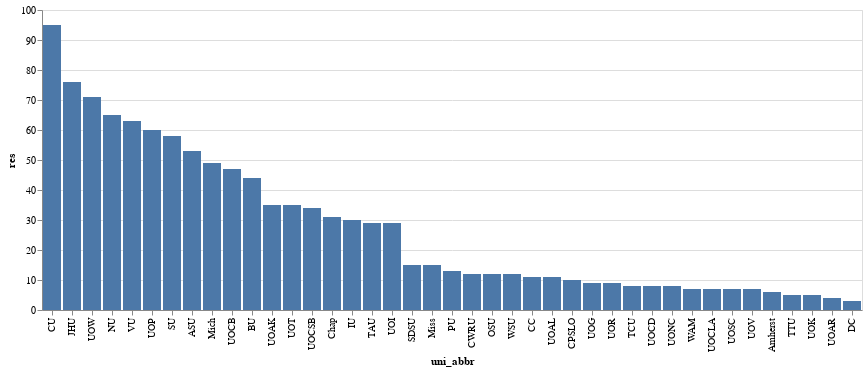

Notebook code cell kept with this figure:
### Markdown cell above
If we were inrested more than total num, but specific type as well, we could use a `transform_filter` to only encodes data items that satisfy the filter expresion, and no need to **filter the original data** with pandas.

### Code cell
# Filter for each data item (datum), response type is no
chart.mark_bar().encode(
    alt.X("uni_abbr:N", sort="-y"),
    alt.Y("res"),
    alt.Tooltip("uni")
).transform_filter(
    (alt.datum.type=="No")
).interactive()

### Figure 1 — Vega-Lite specification as saved in the notebook (floating-point values rounded to 4 significant figures)
{"config": {"view": {"continuousWidth": 400, "continuousHeight": 300}}, "data": {"name": "data-625a034231e7cf75ff53895cdf90a07a"}, "mark": "bar", "encoding": {"tooltip": {"field": "uni", "type": "nominal"}, "x": {"field": "uni_abbr", "sort": "-y", "type": "nominal"}, "y": {"field": "res", "type": "quantitative"}}, "selection": {"selector003": {"type": "interval", "bind": "scales", "encodings": ["x", "y"]}}, "transform": [{"filter": "(datum.type === 'No')"}], "$schema": "https://vega.github.io/schema/vega-lite/v4.17.0.json", "datasets": {"data-625a034231e7cf75ff53895cdf90a07a": [{"uni": "Appalachian State University", "type": "Nonuse", "res": 46, "pct": 0.4, "state": "North Carolina", "region": "south", "uni_abbr": "ASU"}, {"uni": "Appalachian State University", "type": "No", "res": 53, "pct": 0.461, "state": "North Carolina", "region": "south", "uni_abbr": "ASU"}, {"uni": "Appalachian State University", "type": "Yes", "res": 16, "pct": 0.139, "state": "North Carolina", "region": "south", "uni_abbr": "ASU"}, {"uni": "Butler University", "type": "Nonuse", "res": 17, "pct": 0.25, "state": "Indiana", "region": "midwest", "uni_abbr": "BU"}, {"uni": "Butler University", "type": "No", "res": 44, "pct": 0.647, "state": "Indiana", "region": "midwest", "uni_abbr": "BU"}, {"uni": "Butler University", "type": "Yes", "res": 7, "pct": 0.103, "state": "Indiana", "region": "midwest", "uni_abbr": "BU"}, {"uni": "Cal Poly San Luis Obispo", "type": "Nonuse", "res": 7, "pct": 0.28, "state": "California", "region": "pacific", "uni_abbr": "CPSLO"}, {"uni": "Cal Poly San Luis Obispo", "type": "No", "res": 10, "pct": 0.4, "state": "California", "region": "pacific", "uni_abbr": "CPSLO"}, {"uni": "Cal Poly San Luis Obispo", "type": "Yes", "res": 8, "pct": 0.32, "state": "California", "region": "pacific", "uni_abbr": "CPSLO"}, {"uni": "Case Western Reserve University", "type": "Nonuse", "res": 12, "pct": 0.387, "state": "Ohio", "region": "midwest", "uni_abbr": "CWRU"}, {"uni": "Case Western Reserve University", "type": "No", "res": 12, "pct": 0.387, "state": "Ohio", "region": "midwest", "uni_abbr": "CWRU"}, {"uni": "Case Western Reserve University", "type": "Yes", "res": 7, "pct": 0.226, "state": "Ohio", "region": "midwest", "uni_abbr": "CWRU"}, {"uni": "Chapman University", "type": "Nonuse", "res": 19, "pct": 0.302, "state": "California", "region": "pacific", "uni_abbr": "Chap"}, {"uni": "Chapman University", "type": "No", "res": 31, "pct": 0.492, "state": "California", "region": "pacific", "uni_abbr": "Chap"}, {"uni": "Chapman University", "type": "Yes", "res": 13, "pct": 0.206, "state": "California", "region": "pacific", "uni_abbr": "Chap"}, {"uni": "Colby College", "type": "Nonuse", "res": 2, "pct": 0.143, "state": "Maine", "region": "northeast", "uni_abbr": "CC"}, {"uni": "Colby College", "type": "No", "res": 11, "pct": 0.786, "state": "Maine", "region": "northeast", "uni_abbr": "CC"}, {"uni": "Colby College", "type": "Yes", "res": 1, "pct": 0.071, "state": "Maine", "region": "northeast", "uni_abbr": "CC"}, {"uni": "College of William and Mary", "type": "Nonuse", "res": 6, "pct": 0.375, "state": "Virginia", "region": "south", "uni_abbr": "WAM"}, {"uni": "College of William and Mary", "type": "No", "res": 7, "pct": 0.438, "state": "Virginia", "region": "south", "uni_abbr": "WAM"}, {"uni": "College of William and Mary", "type": "Yes", "res": 3, "pct": 0.188, "state": "Virginia", "region": "south", "uni_abbr": "WAM"}, {"uni": "Cornell University", "type": "Nonuse", "res": 51, "pct": 0.264, "state": "New York", "region": "northeast", "uni_abbr": "CU"}, {"uni": "Cornell University", "type": "No", "res": 95, "pct": 0.492, "state": "New York", "region": "northeast", "uni_abbr": "CU"}, {"uni": "Cornell University", "type": "Yes", "res": 47, "pct": 0.244, "state": "New York", "region": "northeast", "uni_abbr": "CU"}, {"uni": "Dartmouth College", "type": "Nonuse", "res": 2, "pct": 0.2, "state": "New Hampshire", "region": "northeast", "uni_abbr": "DC"}, {"uni": "Dartmouth College", "type": "No", "res": 3, "pct": 0.3, "state": "New Hampshire", "region": "northeast", "uni_abbr": "DC"}, {"uni": "Dartmouth College", "type": "Yes", "res": 5, "pct": 0.5, "state": "New Hampshire", "region": "northeast", "uni_abbr": "DC"}, {"uni": "Indiana University", "type": "Nonuse", "res": 5, "pct": 0.114, "state": "Indiana", "region": "midwest", "uni_abbr": "IU"}, {"uni": "Indiana University", "type": "No", "res": 30, "pct": 0.682, "state": "Indiana", "region": "midwest", "uni_abbr": "IU"}, {"uni": "Indiana University", "type": "Yes", "res": 9, "pct": 0.205, "state": "Indiana", "region": "midwest", "uni_abbr": "IU"}, {"uni": "Johns Hopkins University", "type": "Nonuse", "res": 29, "pct": 0.21, "state": "Maryland", "region": "northeast", "uni_abbr": "JHU"}, {"uni": "Johns Hopkins University", "type": "No", "res": 76, "pct": 0.551, "state": "Maryland", "region": "northeast", "uni_abbr": "JHU"}, {"uni": "Johns Hopkins University", "type": "Yes", "res": 33, "pct": 0.239, "state": "Maryland", "region": "northeast", "uni_abbr": "JHU"}, {"uni": "Northwestern University", "type": "Nonuse", "res": 24, "pct": 0.2, "state": "Illinois", "region": "midwest", "uni_abbr": "NU"}, {"uni": "Northwestern University", "type": "No", "res": 65, "pct": 0.542, "state": "Illinois", "region": "midwest", "uni_abbr": "NU"}, {"uni": "Northwestern University", "type": "Yes", "res": 31, "pct": 0.258, "state": "Illinois", "region": "midwest", "uni_abbr": "NU"}, {"uni": "Ohio State University", "type": "Nonuse", "res": 1, "pct": 0.053, "state": "Ohio", "region": "midwest", "uni_abbr": "OSU"}, {"uni": "Ohio State University", "type": "No", "res": 12, "pct": 0.632, "state": "Ohio", "region": "midwest", "uni_abbr": "OSU"}, {"uni": "Ohio State University", "type": "Yes", "res": 6, "pct": 0.316, "state": "Ohio", "region": "midwest", "uni_abbr": "OSU"}, {"uni": "Purdue University", "type": "Nonuse", "res": 8, "pct": 0.308, "state": "Indiana", "region": "midwest", "uni_abbr": "PU"}, {"uni": "Purdue University", "type": "No", "res": 13, "pct": 0.5, "state": "Indiana", "region": "midwest", "uni_abbr": "PU"}, {"uni": "Purdue University", "type": "Yes", "res": 5, "pct": 0.192, "state": "Indiana", "region": "midwest", "uni_abbr": "PU"}, {"uni": "San Diego State University", "type": "Nonuse", "res": 6, "pct": 0.231, "state": "California", "region": "pacific", "uni_abbr": "SDSU"}, {"uni": "San Diego State University", "type": "No", "res": 15, "pct": 0.577, "state": "California", "region": "pacific", "uni_abbr": "SDSU"}, {"uni": "San Diego State University", "type": "Yes", "res": 5, "pct": 0.192, "state": "California", "region": "pacific", "uni_abbr": "SDSU"}, {"uni": "Stanford University", "type": "Nonuse", "res": 37, "pct": 0.343, "state": "California", "region": "pacific", "uni_abbr": "SU"}, {"uni": "Stanford University", "type": "No", "res": 58, "pct": 0.537, "state": "California", "region": "pacific", "uni_abbr": "SU"}, {"uni": "Stanford University", "type": "Yes", "res": 13, "pct": 0.12, "state": "California", "region": "pacific", "uni_abbr": "SU"}, {"uni": "Texas A&M University", "type": "Nonuse", "res": 12, "pct": 0.222, "state": "Texas", "region": "mountain", "uni_abbr": "TAU"}, {"uni": "Texas A&M University", "type": "No", "res": 29, "pct": 0.537, "state": "Texas", "region": "mountain", "uni_abbr": "TAU"}, {"uni": "Texas A&M University", "type": "Yes", "res": 13, "pct": 0.241, "state": "Texas", "region": "mountain", "uni_abbr": "TAU"}, {"uni": "Texas Christian University", "type": "Nonuse", "res": 10, "pct": 0.385, "state": "Texas", "region": "mountain", "uni_abbr": "TCU"}, {"uni": "Texas Christian University", "type": "No", "res": 8, "pct": 0.308, "state": "Texas", "region": "mountain", "uni_abbr": "TCU"}, {"uni": "Texas Christian University", "type": "Yes", "res": 8, "pct": 0.308, "state": "Texas", "region": "mountain", "uni_abbr": "TCU"}, {"uni": "Texas Tech University", "type": "Nonuse", "res": 5, "pct": 0.385, "state": "Texas", "region": "mountain", "uni_abbr": "TTU"}, {"uni": "Texas Tech University", "type": "No", "res": 5, "pct": 0.385, "state": "Texas", "region": "mountain", "uni_abbr": "TTU"}, {"uni": "Texas Tech University", "type": "Yes", "res": 3, "pct": 0.231, "state": "Texas", "region": "mountain", "uni_abbr": "TTU"}, {"uni": "UMass Amherst", "type": "Nonuse", "res": 3, "pct": 0.25, "state": "Massachusetts", "region": "northeast", "uni_abbr": "Amherst"}, {"uni": "UMass Amherst", "type": "No", "res": 6, "pct": 0.5, "state": "Massachusetts", "region": "northeast", "uni_abbr": "Amherst"}, {"uni": "UMass Amherst", "type": "Yes", "res": 3, "pct": 0.25, "state": "Massachusetts", "region": "northeast", "uni_abbr": "Amherst"}, {"uni": "University of Alabama", "type": "Nonuse", "res": 2, "pct": 0.133, "state": "Alabama", "region": "south", "uni_abbr": "UOAL"}, {"uni": "University of Alabama", "type": "No", "res": 11, "pct": 0.733, "state": "Alabama", "region": "south", "uni_abbr": "UOAL"}, {"uni": "University of Alabama", "type": "Yes", "res": 2, "pct": 0.133, "state": "Alabama", "region": "south", "uni_abbr": "UOAL"}, {"uni": "University of Arizona", "type": "Nonuse", "res": 3, "pct": 0.273, "state": "Arizona", "region": "pacific", "uni_abbr": "UOAR"}, {"uni": "University of Arizona", "type": "No", "res": 4, "pct": 0.364, "state": "Arizona", "region": "pacific", "uni_abbr": "UOAR"}, {"uni": "University of Arizona", "type": "Yes", "res": 4, "pct": 0.364, "state": "Arizona", "region": "pacific", "uni_abbr": "UOAR"}, {"uni": "University of Arkansas", "type": "Nonuse", "res": 19, "pct": 0.288, "state": "Arkansas", "region": "south", "uni_abbr": "UOAK"}, {"uni": "University of Arkansas", "type": "No", "res": 35, "pct": 0.53, "state": "Arkansas", "region": "south", "uni_abbr": "UOAK"}, {"uni": "University of Arkansas", "type": "Yes", "res": 12, "pct": 0.182, "state": "Arkansas", "region": "south", "uni_abbr": "UOAK"}, {"uni": "University of California, Berkeley", "type": "Nonuse", "res": 19, "pct": 0.209, "state": "California", "region": "pacific", "uni_abbr": "UOCB"}, {"uni": "University of California, Berkeley", "type": "No", "res": 47, "pct": 0.516, "state": "California", "region": "pacific", "uni_abbr": "UOCB"}, {"uni": "University of California, Berkeley", "type": "Yes", "res": 25, "pct": 0.275, "state": "California", "region": "pacific", "uni_abbr": "UOCB"}, {"uni": "University of California, Davis", "type": "Nonuse", "res": 6, "pct": 0.353, "state": "California", "region": "pacific", "uni_abbr": "UOCD"}, {"uni": "University of California, Davis", "type": "No", "res": 8, "pct": 0.471, "state": "California", "region": "pacific", "uni_abbr": "UOCD"}, {"uni": "University of California, Davis", "type": "Yes", "res": 3, "pct": 0.176, "state": "California", "region": "pacific", "uni_abbr": "UOCD"}, {"uni": "University of California, Los Angeles", "type": "Nonuse", "res": 5, "pct": 0.385, "state": "California", "region": "pacific", "uni_abbr": "UOCLA"}, {"uni": "University of California, Los Angeles", "type": "No", "res": 7, "pct": 0.538, "state": "California", "region": "pacific", "uni_abbr": "UOCLA"}, {"uni": "University of California, Los Angeles", "type": "Yes", "res": 1, "pct": 0.077, "state": "California", "region": "pacific", "uni_abbr": "UOCLA"}, {"uni": "University of California, Santa Barbara", "type": "Nonuse", "res": 17, "pct": 0.227, "state": "California", "region": "pacific", "uni_abbr": "UOCSB"}, {"uni": "University of California, Santa Barbara", "type": "No", "res": 34, "pct": 0.453, "state": "California", "region": "pacific", "uni_abbr": "UOCSB"}, {"uni": "University of California, Santa Barbara", "type": "Yes", "res": 24, "pct": 0.32, "state": "California", "region": "pacific", "uni_abbr": "UOCSB"}, {"uni": "University of Georgia", "type": "Nonuse", "res": 1, "pct": 0.091, "state": "Georgia", "region": "south", "uni_abbr": "UOG"}, {"uni": "University of Georgia", "type": "No", "res": 9, "pct": 0.818, "state": "Georgia", "region": "south", "uni_abbr": "UOG"}, {"uni": "University of Georgia", "type": "Yes", "res": 1, "pct": 0.091, "state": "Georgia", "region": "south", "uni_abbr": "UOG"}, {"uni": "University of Illinois", "type": "Nonuse", "res": 8, "pct": 0.17, "state": "Illinois", "region": "midwest", "uni_abbr": "UOI"}, {"uni": "University of Illinois", "type": "No", "res": 29, "pct": 0.617, "state": "Illinois", "region": "midwest", "uni_abbr": "UOI"}, {"uni": "University of Illinois", "type": "Yes", "res": 10, "pct": 0.213, "state": "Illinois", "region": "midwest", "uni_abbr": "UOI"}, {"uni": "University of Kansas", "type": "Nonuse", "res": 2, "pct": 0.2, "state": "Kansas", "region": "midwest", "uni_abbr": "UOK"}, {"uni": "University of Kansas", "type": "No", "res": 5, "pct": 0.5, "state": "Kansas", "region": "midwest", "uni_abbr": "UOK"}, {"uni": "University of Kansas", "type": "Yes", "res": 3, "pct": 0.3, "state": "Kansas", "region": "midwest", "uni_abbr": "UOK"}, {"uni": "University of Michigan", "type": "Nonuse", "res": 23, "pct": 0.267, "state": "Michigan", "region": "midwest", "uni_abbr": "Mich"}, {"uni": "University of Michigan", "type": "No", "res": 49, "pct": 0.57, "state": "Michigan", "region": "midwest", "uni_abbr": "Mich"}, {"uni": "University of Michigan", "type": "Yes", "res": 14, "pct": 0.163, "state": "Michigan", "region": "midwest", "uni_abbr": "Mich"}, {"uni": "University of Missouri", "type": "Nonuse", "res": 8, "pct": 0.267, "state": "Missouri", "region": "midwest", "uni_abbr": "Miss"}, {"uni": "University of Missouri", "type": "No", "res": 15, "pct": 0.5, "state": "Missouri", "region": "midwest", "uni_abbr": "Miss"}, {"uni": "University of Missouri", "type": "Yes", "res": 7, "pct": 0.233, "state": "Missouri", "region": "midwest", "uni_abbr": "Miss"}, {"uni": "University of North Carolina", "type": "Nonuse", "res": 3, "pct": 0.25, "state": "North Carolina", "region": "south", "uni_abbr": "UONC"}, {"uni": "University of North Carolina", "type": "No", "res": 8, "pct": 0.667, "state": "North Carolina", "region": "south", "uni_abbr": "UONC"}, {"uni": "University of North Carolina", "type": "Yes", "res": 1, "pct": 0.083, "state": "North Carolina", "region": "south", "uni_abbr": "UONC"}, {"uni": "University of Pennsylvania", "type": "Nonuse", "res": 24, "pct": 0.222, "state": "Pennsylvania", "region": "northeast", "uni_abbr": "UOP"}, {"uni": "University of Pennsylvania", "type": "No", "res": 60, "pct": 0.556, "state": "Pennsylvania", "region": "northeast", "uni_abbr": "UOP"}, {"uni": "University of Pennsylvania", "type": "Yes", "res": 24, "pct": 0.222, "state": "Pennsylvania", "region": "northeast", "uni_abbr": "UOP"}, {"uni": "University of Richmond", "type": "Nonuse", "res": 7, "pct": 0.389, "state": "Virginia", "region": "south", "uni_abbr": "UOR"}, {"uni": "University of Richmond", "type": "No", "res": 9, "pct": 0.5, "state": "Virginia", "region": "south", "uni_abbr": "UOR"}, {"uni": "University of Richmond", "type": "Yes", "res": 2, "pct": 0.111, "state": "Virginia", "region": "south", "uni_abbr": "UOR"}, {"uni": "University of Southern California", "type": "Nonuse", "res": 2, "pct": 0.2, "state": "California", "region": "pacific", "uni_abbr": "UOSC"}, {"uni": "University of Southern California", "type": "No", "res": 7, "pct": 0.7, "state": "California", "region": "pacific", "uni_abbr": "UOSC"}, {"uni": "University of Southern California", "type": "Yes", "res": 1, "pct": 0.1, "state": "California", "region": "pacific", "uni_abbr": "UOSC"}, {"uni": "University of Texas", "type": "Nonuse", "res": 26, "pct": 0.356, "state": "Texas", "region": "mountain", "uni_abbr": "UOT"}, {"uni": "University of Texas", "type": "No", "res": 35, "pct": 0.479, "state": "Texas", "region": "mountain", "uni_abbr": "UOT"}, {"uni": "University of Texas", "type": "Yes", "res": 12, "pct": 0.164, "state": "Texas", "region": "mountain", "uni_abbr": "UOT"}, {"uni": "University of Virginia", "type": "Nonuse", "res": 8, "pct": 0.444, "state": "Virginia", "region": "south", "uni_abbr": "UOV"}, {"uni": "University of Virginia", "type": "No", "res": 7, "pct": 0.389, "state": "Virginia", "region": "south", "uni_abbr": "UOV"}, {"uni": "University of Virginia", "type": "Yes", "res": 3, "pct": 0.167, "state": "Virginia", "region": "south", "uni_abbr": "UOV"}, {"uni": "University of Wisconsin-Madison", "type": "Nonuse", "res": 21, "pct": 0.167, "state": "Wisconsin", "region": "midwest", "uni_abbr": "UOW"}, {"uni": "University of Wisconsin-Madison", "type": "No", "res": 71, "pct": 0.563, "state": "Wisconsin", "region": "midwest", "uni_abbr": "UOW"}, {"uni": "University of Wisconsin-Madison", "type": "Yes", "res": 34, "pct": 0.27, "state": "Wisconsin", "region": "midwest", "uni_abbr": "UOW"}, {"uni": "Vanderbilt University", "type": "Nonuse", "res": 12, "pct": 0.122, "state": "Tennessee", "region": "south", "uni_abbr": "VU"}, {"uni": "Vanderbilt University", "type": "No", "res": 63, "pct": 0.643, "state": "Tennessee", "region": "south", "uni_abbr": "VU"}, {"uni": "Vanderbilt University", "type": "Yes", "res": 23, "pct": 0.235, "state": "Tennessee", "region": "south", "uni_abbr": "VU"}, {"uni": "Washington State University", "type": "Nonuse", "res": 6, "pct": 0.231, "state": "Washington", "region": "pacific", "uni_abbr": "WSU"}, {"uni": "Washington State University", "type": "No", "res": 12, "pct": 0.462, "state": "Washington", "region": "pacific", "uni_abbr": "WSU"}, {"uni": "Washington State University", "type": "Yes", "res": 8, "pct": 0.308, "state": "Washington", "region": "pacific", "uni_abbr": "WSU"}]}}
